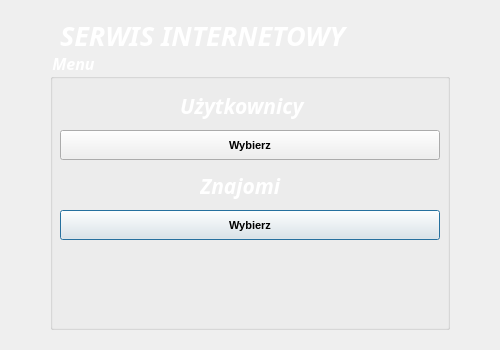
<?xml version="1.0" encoding="UTF-8"?>
<ui version="4.0">
 <class>Menu</class>
 <widget class="QDialog" name="Menu">
  <property name="geometry">
   <rect>
    <x>0</x>
    <y>0</y>
    <width>500</width>
    <height>350</height>
   </rect>
  </property>
  <property name="windowTitle">
   <string>MENU</string>
  </property>
  <property name="windowIcon">
   <iconset resource="images.qrc">
    <normaloff>:/image/icon.png</normaloff>:/image/icon.png</iconset>
  </property>
  <property name="styleSheet">
   <string notr="true">#Menu
{
	border-image:url(:/image/background.jpg);
}
#label, #label_2, #label_5, #groupBox
{
	color:white;
}</string>
  </property>
  <widget class="QGroupBox" name="groupBox">
   <property name="geometry">
    <rect>
     <x>50</x>
     <y>50</y>
     <width>400</width>
     <height>280</height>
    </rect>
   </property>
   <property name="font">
    <font>
     <family>Corbel</family>
     <pointsize>12</pointsize>
     <weight>75</weight>
     <italic>true</italic>
     <bold>true</bold>
    </font>
   </property>
   <property name="title">
    <string>Menu</string>
   </property>
   <widget class="QLabel" name="label">
    <property name="geometry">
     <rect>
      <x>130</x>
      <y>40</y>
      <width>201</width>
      <height>31</height>
     </rect>
    </property>
    <property name="font">
     <font>
      <family>Corbel</family>
      <pointsize>16</pointsize>
      <weight>75</weight>
      <italic>true</italic>
      <bold>true</bold>
     </font>
    </property>
    <property name="text">
     <string>Użytkownicy</string>
    </property>
   </widget>
   <widget class="QLabel" name="label_2">
    <property name="geometry">
     <rect>
      <x>150</x>
      <y>120</y>
      <width>111</width>
      <height>31</height>
     </rect>
    </property>
    <property name="font">
     <font>
      <family>Corbel</family>
      <pointsize>16</pointsize>
      <weight>75</weight>
      <italic>true</italic>
      <bold>true</bold>
     </font>
    </property>
    <property name="text">
     <string>Znajomi</string>
    </property>
   </widget>
   <widget class="QPushButton" name="pushButton_2">
    <property name="geometry">
     <rect>
      <x>10</x>
      <y>160</y>
      <width>380</width>
      <height>30</height>
     </rect>
    </property>
    <property name="font">
     <font>
      <pointsize>8</pointsize>
      <weight>75</weight>
      <bold>true</bold>
     </font>
    </property>
    <property name="text">
     <string>Wybierz</string>
    </property>
   </widget>
   <widget class="QPushButton" name="pushButton">
    <property name="geometry">
     <rect>
      <x>10</x>
      <y>80</y>
      <width>380</width>
      <height>30</height>
     </rect>
    </property>
    <property name="font">
     <font>
      <pointsize>8</pointsize>
      <weight>75</weight>
      <bold>true</bold>
     </font>
    </property>
    <property name="text">
     <string>Wybierz</string>
    </property>
   </widget>
  </widget>
  <widget class="QLabel" name="label_5">
   <property name="geometry">
    <rect>
     <x>60</x>
     <y>20</y>
     <width>361</width>
     <height>31</height>
    </rect>
   </property>
   <property name="font">
    <font>
     <family>Corbel</family>
     <pointsize>20</pointsize>
     <weight>75</weight>
     <italic>true</italic>
     <bold>true</bold>
    </font>
   </property>
   <property name="focusPolicy">
    <enum>Qt::NoFocus</enum>
   </property>
   <property name="contextMenuPolicy">
    <enum>Qt::NoContextMenu</enum>
   </property>
   <property name="text">
    <string>SERWIS INTERNETOWY</string>
   </property>
  </widget>
 </widget>
 <resources>
  <include location="images.qrc"/>
 </resources>
 <connections/>
</ui>
